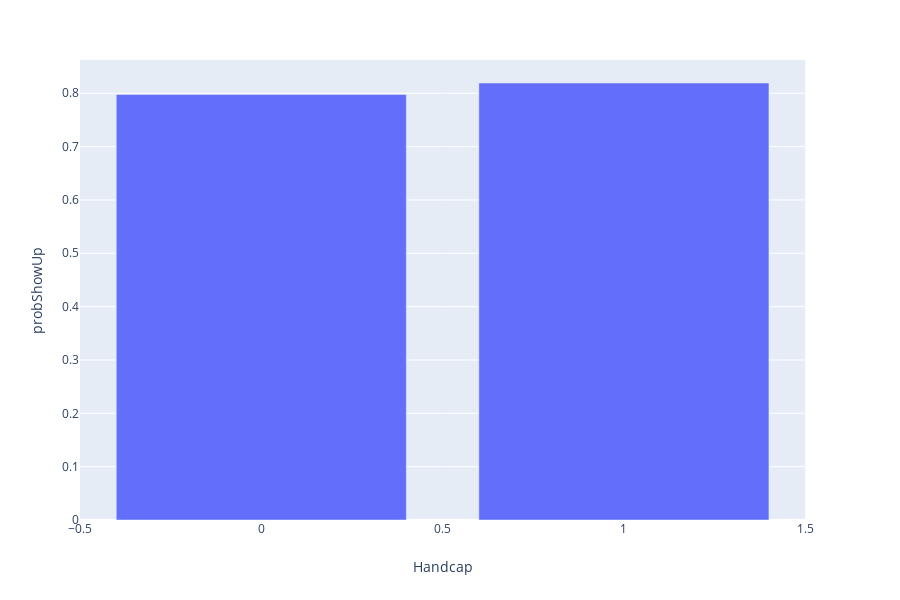

This figure's notebook cell:
### Markdown cell above
people age have a significant effect on the attendance rate. As shown in the graph, infants, very young children, and adults between the ages of 45 and 90 have a higher probability to show up to their appointment than the other groups.

### Code cell
probStatus_bar('Handcap')

### Figure 1 — Plotly figure (JSON) as saved in the notebook; plotly's stock layout.template omitted (floating-point values rounded to 4 significant figures)
{"data": [{"alignmentgroup": "True", "hoverlabel": {"namelength": 0}, "hovertemplate": "Handcap=%{x}<br>probShowUp=%{y}", "legendgroup": "", "marker": {"color": "#636efa"}, "name": "", "offsetgroup": "", "orientation": "v", "showlegend": false, "textposition": "auto", "type": "bar", "x": [0, 1], "xaxis": "x", "y": [0.7976, 0.8192], "yaxis": "y"}], "layout": {"barmode": "relative", "height": 600, "legend": {"tracegroupgap": 0}, "margin": {"t": 60}, "xaxis": {"anchor": "y", "domain": [0, 0.98], "title": {"text": "Handcap"}}, "yaxis": {"anchor": "x", "domain": [0, 1], "title": {"text": "probShowUp"}}}}
